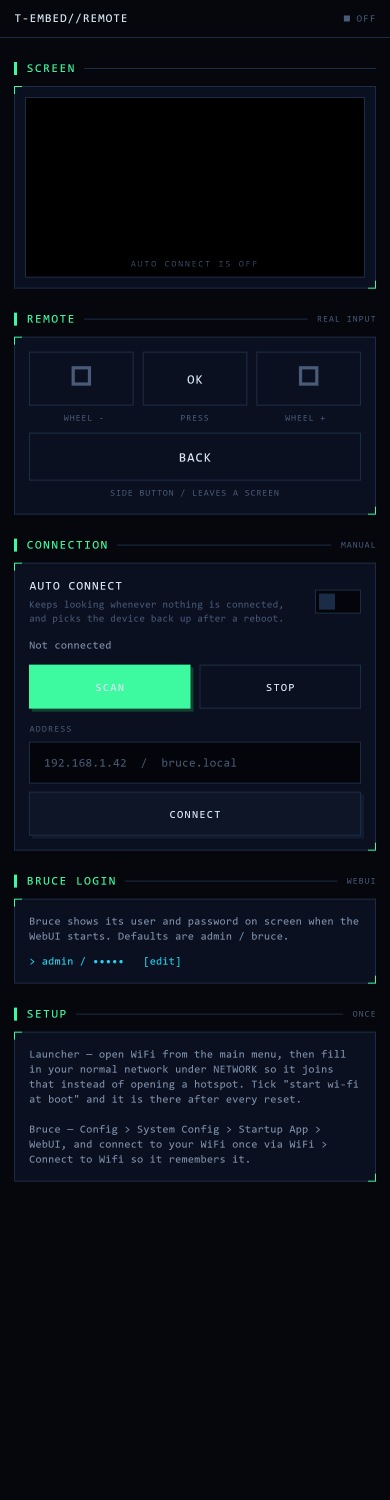
#> input picture app/test/failures/home_masterImage.png, 1170 x 4500 px (shown at 1/3 size); its folder holds 2 pictures in this run; the run also reads 1 picture not shown here
$ python make_embedded_anim.py ../app/test/failures
#> lines starting #> are read from the running program, lines starting #| are printed output that depends on the picture
#!/usr/bin/env python3
"""Bakes a folder of frames into the built-in boot animation (src/bootanim_data.h).

    python make_embedded_anim.py <frames-folder> [--frames N] [--width 240] [--height 128]

Each frame is centre-cropped to the screen aspect (fills fullscreen, no bars), resized to WxH
and mapped onto ONE shared palette of <=256 RGB565 colours; the resulting one-byte-per-pixel
indices are Deflate-compressed per frame. Storing indices rather than RGB565 halves the input
to the compressor and keeps identical colours byte-identical, so it packs far better.

The device inflates one frame at a time (W*H bytes) and expands it through the palette while
scaling to the full screen. `--frames N` thins evenly to N frames (first and last kept).
"""
import os
import re
import sys
import zlib

from PIL import Image

HERE = os.path.dirname(os.path.dirname(os.path.abspath(__file__)))
OUT = os.path.join(HERE, "src", "bootanim_data.h")


def numeric_key(name):
    m = re.match(r'.*?(\d+)', name)
    return (int(m.group(1)) if m else 0, name)


def subsample(names, keep):
    if not keep or keep >= len(names):
        return names
    step = (len(names) - 1) / (keep - 1)
    return [names[round(i * step)] for i in range(keep)]


def cover_pixels(path, W, H, colors=0):
    """Centre-cropped, resized frame as a flat list of RGB565 values."""
    img = Image.open(path).convert('RGB')
    sw, sh = img.size
    tar, sr = W / H, sw / sh
    if sr > tar:  # too wide -> crop sides
        nw = int(sh * tar)
        x = (sw - nw) // 2
        img = img.crop((x, 0, x + nw, sh))
    else:         # too tall -> crop top/bottom
        nh = int(sw / tar)
        y = (sh - nh) // 2
        img = img.crop((0, y, sw, y + nh))
    img = img.resize((W, H), Image.LANCZOS)
    if colors:  # posterise so the noisy texture collapses onto a small palette
        img = img.quantize(colors=colors, method=Image.FASTOCTREE, dither=Image.Dither.NONE).convert('RGB')
    return [((r & 0xF8) << 8) | ((g & 0xFC) << 3) | (b >> 3) for r, g, b in img.getdata()]


def build_palette(frames_px, limit=256):
    """One palette for the whole animation, keeping the most common colours and snapping the
    rest to their nearest neighbour (the tail is a fraction of a percent of pixels)."""
    from collections import Counter
    freq = Counter()
    for px in frames_px:
        freq.update(px)
    if len(freq) <= limit:
        pal = sorted(freq)
        return pal, {c: i for i, c in enumerate(pal)}
    pal = [c for c, _ in freq.most_common(limit)]
    trip = [(((c >> 11) & 31) << 3, ((c >> 5) & 63) << 2, (c & 31) << 3) for c in pal]
    lut = {}
    for c in freq:
        r, g, b = ((c >> 11) & 31) << 3, ((c >> 5) & 63) << 2, (c & 31) << 3
        best, bd = 0, 1 << 30
        for i, (tr, tg, tb) in enumerate(trip):
            d = (r - tr) ** 2 + (g - tg) ** 2 + (b - tb) ** 2
            if d < bd:
                bd, best = d, i
        lut[c] = best
    return pal, lut


def main():
    if len(sys.argv) < 2:
        sys.exit(__doc__)
    source = sys.argv[1]

    def arg(flag, default):
        return int(sys.argv[sys.argv.index(flag) + 1]) if flag in sys.argv else default

    W, H = arg('--width', 160), arg('--height', 85)
    frames = arg('--frames', 30)
    colors = arg('--colors', 64)  # 0 = full colour

    names = sorted([n for n in os.listdir(source)
                    if n.lower().endswith(('.jpg', '.jpeg', '.png', '.bmp'))], key=numeric_key)
    if not names:
        sys.exit("No images in %s" % source)
    names = subsample(names, frames)

    frames_px = [cover_pixels(os.path.join(source, n), W, H, colors) for n in names]
#> in cover_pixels, `img = Image.open(path).convert('RGB')`:
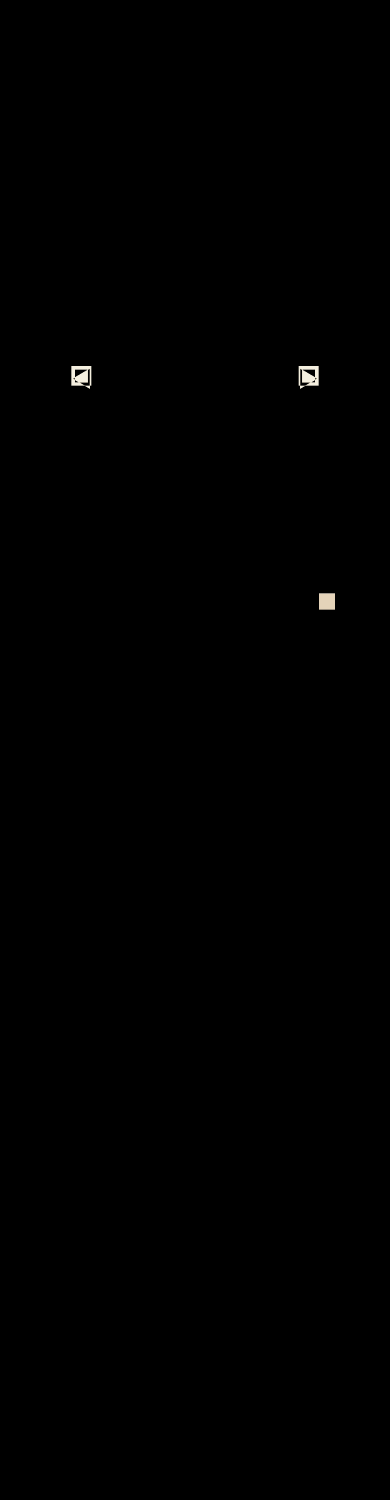
#> img: PIL image 1170x4500 RGB (shown at 1/3 size); mean R, G, B 0.4, 0.3, 0.3
#> in cover_pixels, `img = img.crop((0, y, sw, y + nh))`: img: PIL image 1170x621 RGB; every value is 0
#> in cover_pixels, `img = img.resize((W, H), Image.LANCZOS)`: img: PIL image 160x85 RGB; every value is 0
#> call 2 of cover_pixels, with W = 160, H = 85, colors = 64
#> in cover_pixels (call 2), `img = img.crop((0, y, sw, y + nh))`:
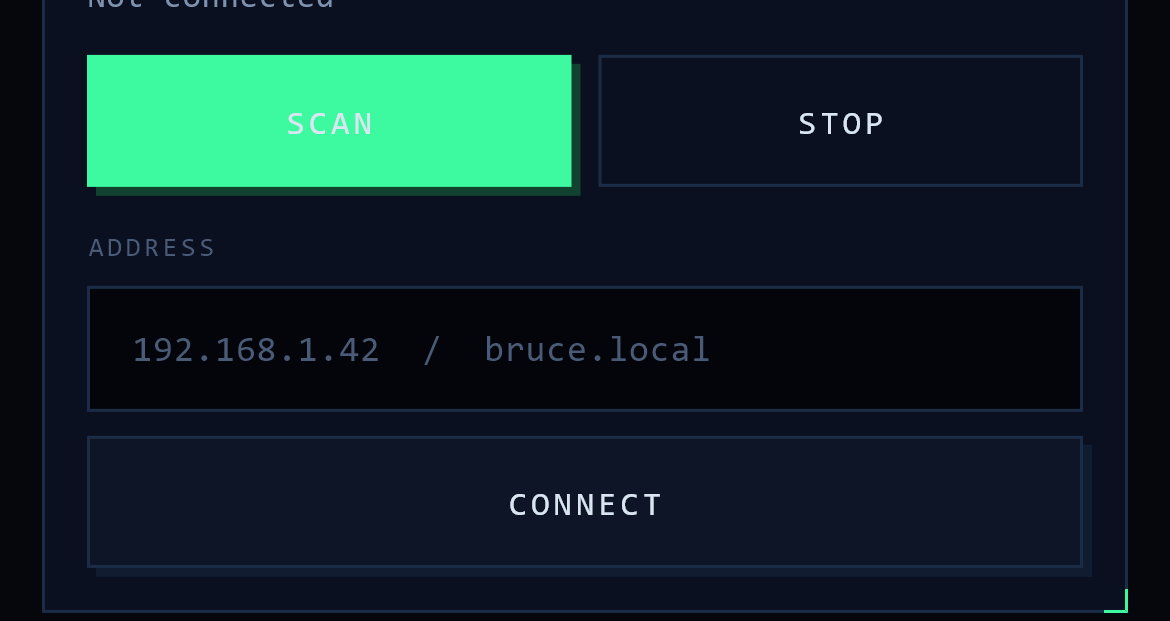
#> img: PIL image 1170x621 RGB; mean R, G, B 15.6, 37.3, 41.7
#> in cover_pixels (call 2), `img = img.resize((W, H), Image.LANCZOS)`:
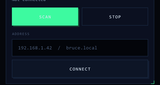
#> img: PIL image 160x85 RGB; mean R, G, B 15.6, 37.2, 41.7
    pal, lut = build_palette(frames_px)
#> the loop in build_palette, `for px in frames_px:` made 2 passes
#> after the loop in build_palette, `for px in frames_px:`: freq = 53 items
#> in build_palette, `pal = sorted(freq)`: pal = 53 values from 0 to 44923
#> pal = 53 values from 0 to 44923; lut = 53 items
    blobs = [zlib.compress(bytes(lut[p] for p in px), 9) for px in frames_px]
#> blobs = 2 items

    offsets = [0]
    for b in blobs:
        offsets.append(offsets[-1] + len(b))
#> this loop made 2 passes
#> after the loop, offsets = [0, 36, 876]
    payload = b''.join(blobs)
    raw = W * H            # one index byte per pixel now
    total = len(payload) + len(pal) * 2
#> total = 982

    print("%d frames, %dx%d, %d-colour palette + Deflate" % (len(names), W, H, len(pal)))
#| 2 frames, 160x85, 53-colour palette + Deflate
    print("data: %.1f KB  (palette %d B, biggest frame %.1f KB, inflated frame %d B)"
          % (total / 1024, len(pal) * 2, max(len(b) for b in blobs) / 1024, raw))
#| data: 1.0 KB  (palette 106 B, biggest frame 0.8 KB, inflated frame 13600 B)

    with open(OUT, 'w', encoding='utf-8') as h:
        h.write("// Generated by make_embedded_anim.py - do not edit by hand.\n")
        h.write("// Source: %s\n// %d frames, %dx%d, %d-colour palette + Deflate, %d bytes\n"
                % (source, len(names), W, H, len(pal), total))
        h.write("#pragma once\n#include <stdint.h>\n\n")
        h.write("static constexpr uint16_t kBootAnimWidth = %d;\n" % W)
        h.write("static constexpr uint16_t kBootAnimHeight = %d;\n" % H)
        h.write("static constexpr uint16_t kBootAnimFrames = %d;\n" % len(names))
        h.write("// Inflated size of one frame: W*H palette indices.\n")
        h.write("static constexpr uint32_t kBootAnimRawFrameSize = %d;\n\n" % raw)
        h.write("static const uint16_t kBootAnimPalette[%d] = {\n   " % len(pal))
        for i, c in enumerate(pal):
            h.write(" %d," % c)
            if i % 16 == 15:
                h.write("\n   ")
#> this loop made 53 passes
#> c on passes 1 to 12: 0, 33, 2147, 2148, 2179, 2180, 2372, 2501, 4259, 4293, 4326, 4358
        h.write("\n};\n\n")
        h.write("static const uint32_t kBootAnimOffsets[%d] = {\n   " % len(offsets))
        for i, o in enumerate(offsets):
            h.write(" %d," % o)
            if i % 12 == 11:
                h.write("\n   ")
#> this loop made 3 passes
#> o on passes 1 to 3: 0, 36, 876
        h.write("\n};\n\n")
        h.write("static const uint8_t kBootAnimData[%d] = {\n   " % len(payload))
        for i, b in enumerate(payload):
            h.write(" 0x%02X," % b)
            if i % 20 == 19:
                h.write("\n   ")
#> this loop made 876 passes
#> b on passes 1 to 3: 120, 218, 237
        h.write("\n};\n")
    print("wrote ->", OUT)


if __name__ == '__main__':
    main()
